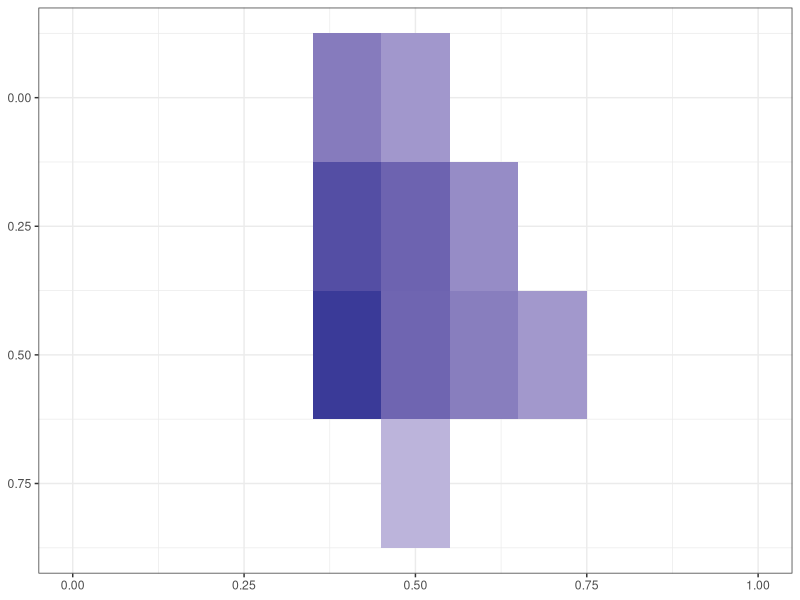
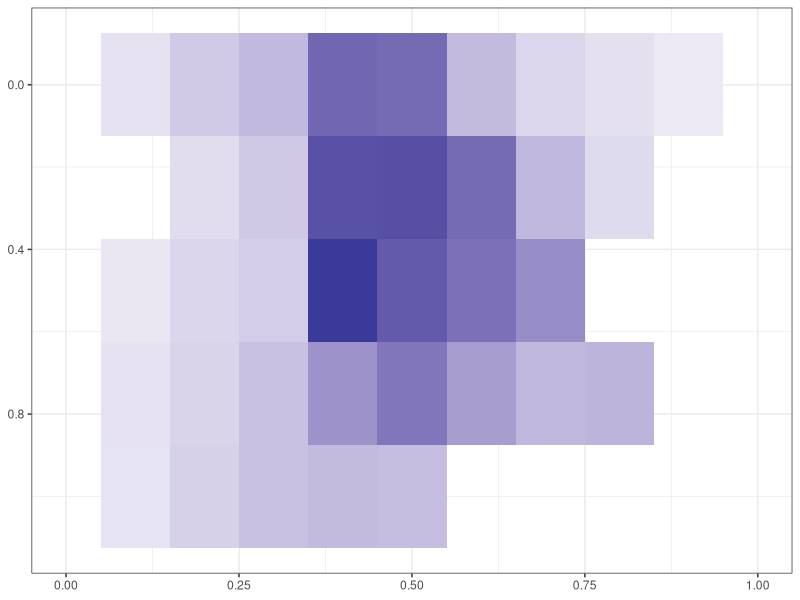
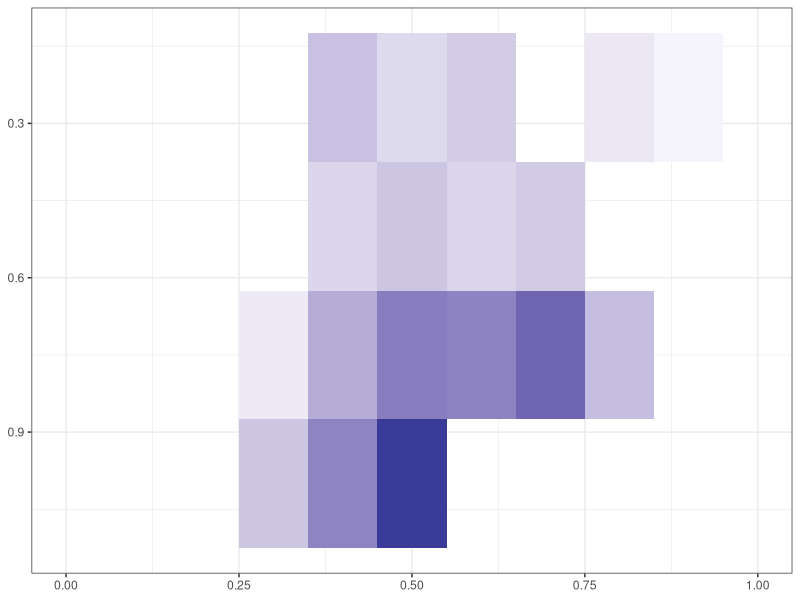

Source code (R) for these figures, in order: (Note: this script raises an error after producing the figures.)
data = read.csv("output/extractSlopes_WithOne_All.py.tsv", sep="\t")


library(ggplot2)
library(dplyr)
library(tidyr)

compat = data %>% group_by(delta, lambda) %>% summarise(t=t.test(compatible)[[1]], m=mean(compatible, na.rm=TRUE))
plot = ggplot(compat %>% filter((t)>2), aes(x=delta, y=lambda, fill=m)) + geom_tile() + theme_bw() + scale_fill_gradient2() + xlab("delta") + ylab("lambda") + guides(fill=guide_legend(title="Effect")) + scale_y_reverse() + theme(legend.position = "none", axis.title=element_blank()) + xlim(0,1) 
ggsave("figures/effect-compatibility.pdf", width=2, height=1)

data$embBiasAcrossTwoThree = 0.5*(data$embBias_Two + data$embBias_Three)
embBias = data %>% group_by(delta, lambda) %>% summarise(t=t.test(-embBiasAcrossTwoThree)[[1]], m=mean(-embBiasAcrossTwoThree, na.rm=TRUE))
plot = ggplot(embBias %>% filter((t)>2), aes(x=delta, y=lambda, fill=m)) + geom_tile() + theme_bw() + scale_fill_gradient2() + xlab("delta") + ylab("lambda") + guides(fill=guide_legend(title="Effect")) + scale_y_reverse() + theme(legend.position = "none", axis.title=element_blank()) + xlim(0,1) 
ggsave("figures/effect-embBias.pdf", width=2, height=1)


depth = data %>% group_by(delta, lambda) %>% summarise(t=t.test(depth)[[1]], m=mean(depth, na.rm=TRUE))
plot = ggplot(depth %>% filter((t)>2), aes(x=delta, y=lambda, fill=m)) + geom_tile() + theme_bw() + scale_fill_gradient2() + xlab("delta") + ylab("lambda") + guides(fill=guide_legend(title="Effect")) + scale_y_reverse() + theme(legend.position = "none", axis.title=element_blank()) + xlim(0,1)
ggsave("figures/effect-depth.pdf", width=2, height=1)



stimuli0 = read.csv("../../../../../materials/stimuli/tsv/RTExperimentsPrevious.tsv", sep="\t") %>% mutate(CriticalVerb=NULL,Sentence=NULL)
stimuli1 = read.csv("../../../../../materials/stimuli/tsv/Experiment1.tsv", sep="\t")
stimuli2 = read.csv("../../../../../materials/stimuli/tsv/Experiment2.tsv", sep="\t")

stimuli = rbind(stimuli0, stimuli1, stimuli2)

library(stringr)
stimuli = merge(stimuli %>% rename(Item=ID), data %>% mutate(Item=str_replace(item, "Item", "")), by=c("Item"))

predictions = merge(stimuli %>% filter(delta==0.5, lambda>=0.5, Experiment %in% c("E1", "E2")) %>% group_by(Experiment, lambda) %>% summarise(embBias_Three=mean(embBias_Three), embBias_Two=mean(embBias_Two), intercept=mean(intercept), embBias=mean(embBias), depth=mean(depth), compatible=mean(compatible, na.rm=TRUE), compatible.Depth=mean(compatible_Three-compatible_Two, na.rm=TRUE)), data.frame(EmbeddingBias=c(-5, 0, -5, 0, -5, 0, -5, 0)+2.5, RC=c(-0.5, -0.5, -0.5, -0.5, 0.5, 0.5, 0.5, 0.5), compatible.C = c(-0.5, -0.5, 0.5, 0.5, -0.5, -0.5, 0.5, 0.5))) %>% mutate(Surprisal = compatible*compatible.C+intercept+RC*depth+embBias*EmbeddingBias+RC*EmbeddingBias*(embBias_Three-embBias_Two) + compatible.Depth*RC*compatible.C) %>% mutate(Condition=paste(RC, compatible.C))
plot = ggplot(predictions, aes(x=EmbeddingBias, y=Surprisal, group=Condition, linetype=as.character(compatible.C), color=as.character(RC))) + geom_point() + geom_smooth(method="lm", se=F) + facet_grid(lambda~Experiment)


predictions = merge(stimuli %>% filter(delta %in% c(0.3, 0.4, 0.5, 0.6), lambda>=0.5, Experiment %in% c("E1", "E2")) %>% group_by(Experiment) %>% summarise(embBias_Three=mean(embBias_Three), embBias_Two=mean(embBias_Two), intercept=mean(intercept), embBias=mean(embBias), depth=mean(depth), compatible=mean(compatible, na.rm=TRUE), compatible.Depth=mean(compatible_Three-compatible_Two, na.rm=TRUE)), data.frame(EmbeddingBias=c(-5, 0, -5, 0, -5, 0, -5, 0)+2.5, RC=c(-0.5, -0.5, -0.5, -0.5, 0.5, 0.5, 0.5, 0.5), compatible.C = c(-0.5, -0.5, 0.5, 0.5, -0.5, -0.5, 0.5, 0.5))) %>% mutate(Surprisal = compatible*compatible.C+intercept+RC*depth+embBias*EmbeddingBias+RC*EmbeddingBias*(embBias_Three-embBias_Two) + compatible.Depth*RC*compatible.C) %>% mutate(Condition=paste(RC, compatible.C))
plot = ggplot(predictions, aes(x=EmbeddingBias, y=Surprisal, group=Condition, linetype=as.character(compatible.C), color=as.character(RC))) + geom_point() + geom_smooth(method="lm", se=F) + facet_grid(1~Experiment)





predictions = merge(stimuli %>% filter(Experiment %in% c("E1", "E2")) %>% group_by(delta, lambda) %>% summarise(embBias_Three=mean(embBias_Three), embBias_Two=mean(embBias_Two), intercept=mean(intercept), embBias=mean(embBias), depth=mean(depth), compatible=mean(compatible, na.rm=TRUE), compatible.Depth=mean(compatible_Three-compatible_Two, na.rm=TRUE)), data.frame(EmbeddingBias=c(-5, 0, -5, 0, -5, 0, -5, 0)+2.5, RC=c(-0.5, -0.5, -0.5, -0.5, 0.5, 0.5, 0.5, 0.5), compatible.C = c(-0.5, -0.5, 0.5, 0.5, -0.5, -0.5, 0.5, 0.5))) %>% mutate(Surprisal = compatible*compatible.C+intercept+RC*depth+embBias*EmbeddingBias+RC*EmbeddingBias*(embBias_Three-embBias_Two) + compatible.Depth*RC*compatible.C) %>% mutate(Condition=paste(RC, compatible.C))
plot = ggplot(predictions, aes(x=EmbeddingBias, y=Surprisal, group=Condition, linetype=as.character(compatible.C), color=as.character(RC))) + geom_point() + geom_smooth(method="lm", se=F) + facet_grid(lambda~delta)




predictions = merge(stimuli %>% filter(Experiment %in% c("E1")) %>% group_by(delta, lambda) %>% summarise(embedding=mean(embedding, na.rm=TRUE), embBias_One=mean(embBias_One, na.rm=TRUE), embBias_Three=mean(embBias_Three, na.rm=TRUE), embBias_Two=mean(embBias_Two, na.rm=TRUE), intercept=mean(intercept, na.rm=TRUE), embBias=mean(embBias, na.rm=TRUE), depth=mean(depth, na.rm=TRUE), compatible=mean(compatible, na.rm=TRUE), compatible.Depth=mean(compatible_Three-compatible_Two, na.rm=TRUE)), data.frame(EmbeddingBias=c(-5, 0, -5, 0, -5, 0, -5, 0, -5, 0)+2.5, SC = c(-0.5, -0.5, 0.5, 0.5, 0.5, 0.5, 0.5, 0.5, 0.5, 0.5), RC=c(0, 0, -0.5, -0.5, -0.5, -0.5, 0.5, 0.5, 0.5, 0.5), compatible.C = c(0, 0, -0.5, -0.5, 0.5, 0.5, -0.5, -0.5, 0.5, 0.5)))
predictions = predictions %>% mutate(Surprisal = compatible*compatible.C+embedding*SC+intercept+RC*depth+embBias*EmbeddingBias-SC*(2*embBias_One-embBias)*EmbeddingBias + RC*EmbeddingBias*(embBias_Three-embBias_Two) + compatible.Depth*RC*compatible.C) %>% mutate(Condition=paste(SC, RC, compatible.C))
plot = ggplot(predictions, aes(x=EmbeddingBias, y=Surprisal, group=Condition, linetype=as.character(compatible.C), color=paste(as.character(SC), as.character(RC)))) + geom_point() + geom_smooth(method="lm", se=F) + facet_grid(lambda~delta) + theme_bw() +  theme(legend.position="none") +theme (panel.grid.major = element_blank (), panel.grid.minor = element_blank (), axis.line = element_line (colour = "black"))
ggsave(plot, file="figures/predictions-expt1-WithOne.pdf", height=3.5, width=5)



predictions = merge(stimuli %>% filter(Experiment %in% c("E2")) %>% group_by(delta, lambda) %>% summarise(embedding=mean(embedding, na.rm=TRUE), embBias_One=mean(embBias_One, na.rm=TRUE), embBias_Three=mean(embBias_Three, na.rm=TRUE), embBias_Two=mean(embBias_Two, na.rm=TRUE), intercept=mean(intercept, na.rm=TRUE), embBias=mean(embBias, na.rm=TRUE), depth=mean(depth, na.rm=TRUE), compatible=mean(compatible, na.rm=TRUE), compatible.Depth=mean(compatible_Three-compatible_Two, na.rm=TRUE)), data.frame(EmbeddingBias=c(-5, 0, -5, 0, -5, 0, -5, 0, -5, 0)+2.5, SC = c(-0.5, -0.5, 0.5, 0.5, 0.5, 0.5, 0.5, 0.5, 0.5, 0.5), RC=c(0, 0, -0.5, -0.5, -0.5, -0.5, 0.5, 0.5, 0.5, 0.5), compatible.C = c(0, 0, -0.5, -0.5, 0.5, 0.5, -0.5, -0.5, 0.5, 0.5)))
predictions = predictions %>% mutate(Surprisal = compatible*compatible.C+embedding*SC+intercept+RC*depth+embBias*EmbeddingBias-SC*(2*embBias_One-embBias)*EmbeddingBias + RC*EmbeddingBias*(embBias_Three-embBias_Two) + compatible.Depth*RC*compatible.C) %>% mutate(Condition=paste(SC, RC, compatible.C))
plot = ggplot(predictions, aes(x=EmbeddingBias, y=Surprisal, group=Condition, linetype=as.character(compatible.C), color=paste(as.character(SC), as.character(RC)))) + geom_point() + geom_smooth(method="lm", se=F) + facet_grid(lambda~delta) + theme_bw() +  theme(legend.position="none") +theme (panel.grid.major = element_blank (), panel.grid.minor = element_blank (), axis.line = element_line (colour = "black"))
ggsave(plot, file="figures/predictions-expt2-WithOne.pdf", height=3.5, width=5)




predictions = merge(stimuli %>% filter(Experiment %in% c("E1", "E2")) %>% group_by(delta, lambda) %>% summarise(embedding=mean(embedding, na.rm=TRUE), embBias_One=mean(embBias_One, na.rm=TRUE), embBias_Three=mean(embBias_Three, na.rm=TRUE), embBias_Two=mean(embBias_Two, na.rm=TRUE), intercept=mean(intercept, na.rm=TRUE), embBias=mean(embBias, na.rm=TRUE), depth=mean(depth, na.rm=TRUE), compatible=mean(compatible, na.rm=TRUE), compatible.Depth=mean(compatible_Three-compatible_Two, na.rm=TRUE)), data.frame(EmbeddingBias=c(-5, 0, -5, 0, -5, 0, -5, 0, -5, 0)+2.5, SC = c(-0.5, -0.5, 0.5, 0.5, 0.5, 0.5, 0.5, 0.5, 0.5, 0.5), RC=c(0, 0, -0.5, -0.5, -0.5, -0.5, 0.5, 0.5, 0.5, 0.5), compatible.C = c(0, 0, -0.5, -0.5, 0.5, 0.5, -0.5, -0.5, 0.5, 0.5)))
predictions = predictions %>% mutate(Surprisal = compatible*compatible.C+embedding*SC+intercept+RC*depth+embBias*EmbeddingBias-SC*(2*embBias_One-embBias)*EmbeddingBias + RC*EmbeddingBias*(embBias_Three-embBias_Two) + compatible.Depth*RC*compatible.C) %>% mutate(Condition=paste(SC, RC, compatible.C))
plot = ggplot(predictions, aes(x=EmbeddingBias, y=Surprisal, group=Condition, linetype=as.character(compatible.C), color=paste(as.character(SC), as.character(RC)))) + geom_point() + geom_smooth(method="lm", se=F) + facet_grid(lambda~delta) + theme_bw() +  theme(legend.position="none") +theme (panel.grid.major = element_blank (), panel.grid.minor = element_blank (), axis.line = element_line (colour = "black"))
ggsave(plot, file="figures/predictions-expt12-WithOne.pdf", height=3.5, width=5)





